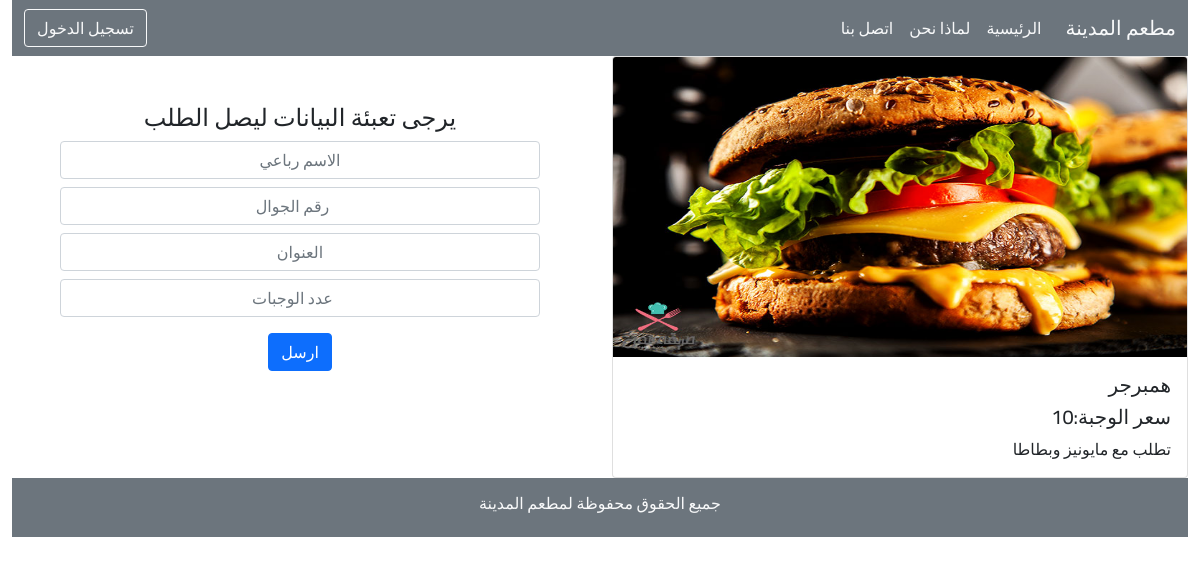
Screenshot of /send_request.php?id=5 with the database file from the repository.
### tables this page shows
CREATE TABLE `food_menu` (
  `id` int(11) NOT NULL,
  `name` varchar(50) NOT NULL,
  `price` int(50) NOT NULL,
  `details` varchar(255) NOT NULL,
  `image` varchar(255) NOT NULL
);

### send_request.php (the view, shortened to what this page needs)
<!DOCTYPE html>
<html lang="ar" dir="rtl">
<head>
    <link rel="stylesheet" href="css/bootstrap.rtl.css">
</head>
<body>
    <div class="container-fluid">
        <nav class="navbar navbar-expand-lg navbar-light bg-secondary text-light">
            <div class="container-fluid">
                <a class="navbar-brand text-light" href="#">مطعم المدينة</a>
                <div class="collapse navbar-collapse" id="navbarSupportedContent">
                    <ul class="navbar-nav me-auto mb-2 mb-lg-0">
                        <li class="nav-item">
                            <a class="nav-link active text-light" aria-current="page" href="#">الرئيسية</a>
                        </li>
                        <li class="nav-item">
                            <a class="nav-link text-light" href="#">لماذا نحن</a>
                        </li>
                        <li class="nav-item">
                            <a class="nav-link disabled text-light">اتصل بنا</a>
                        </li>
                    </ul>
                    <a href="admin/login.php" class="btn btn-outline-light">تسجيل الدخول</a>
                </div>
            </div>
        </nav>
        <?php
        if (isset($_GET['id'])) {
            include "admin/config.php";
            $sql = "select *from food_menu where id=" . $_GET['id'];
            $res = mysqli_query($conn, $sql);
            $row = mysqli_fetch_assoc($res);
        }
        ?>
        <div class="row">
            <div class="col-6">
                <div class="card">
                    <img height="300px" src="images/<?php if (isset($row['image'])) {
                                                        echo $row['image'];
                                                    } ?>" class="card-img-top" alt="...">
                    <div class="card-body">
                        <h5 class="card-title"><?php if (isset($row['name'])) {
                                                    echo $row['name'];
                                                } ?></h5>
                        <h5 class="card-title">سعر الوجبة:<?php if (isset($row['price'])) {
                                                                echo $row['price'];
                                                            } ?></h5>
                        <p class="card-text"><?php if (isset($row['details'])) {
                                                    echo $row['details'];
                                                } ?></p>
                    </div>
                </div>
            </div>
            <div class="col-6 pt-5">
                <form method="POST" class="text-center px-5">
                    <h4>يرجى تعبئة البيانات ليصل الطلب</h4>
                    <input type="text" name="name" class="form-control my-2 text-center" placeholder="الاسم رباعي">
                    <input type="number" name="phone" class="form-control my-2 text-center" placeholder="رقم الجوال">
                    <input type="text" name="address" class="form-control my-2 text-center" placeholder="العنوان">
                    <input type="number" name="number_of_meal" class="form-control my-2 text-center" placeholder="عدد الوجبات">
                    <button type="submit" name="submit" class="btn btn-primary my-2">ارسل</button>
                </form>
            </div>
        </div>
        <footer class="py-3 bg-secondary text-light text-center">
            <h6>جميع الحقوق محفوظة لمطعم المدينة</h6>
        </footer>
    </div>
</body>
</html>

### send_request.php (style rules this page uses)
body { font-family: 'Cairo', sans-serif; }

### rows the page displays
food_menu: image (picture), name "همبرجر", price "10", details "تطلب مع مايونيز وبطاطا"
